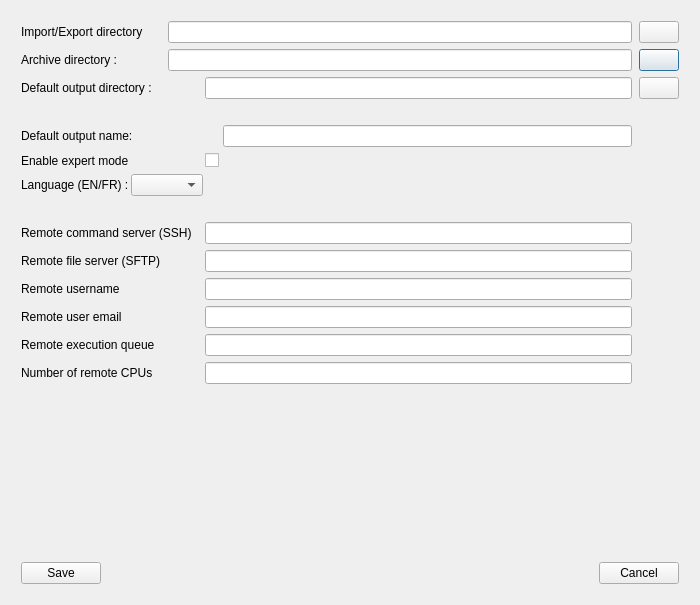
<?xml version="1.0" encoding="UTF-8"?>
<ui version="4.0">
 <class>PreferencesDialog</class>
 <widget class="QDialog" name="PreferencesDialog">
  <property name="geometry">
   <rect>
    <x>0</x>
    <y>0</y>
    <width>700</width>
    <height>605</height>
   </rect>
  </property>
  <property name="sizePolicy">
   <sizepolicy hsizetype="Fixed" vsizetype="Fixed">
    <horstretch>0</horstretch>
    <verstretch>0</verstretch>
   </sizepolicy>
  </property>
  <property name="windowTitle">
   <string>Configuration</string>
  </property>
  <property name="windowIcon">
   <iconset>
    <normaloff>:/png/ifremer-grand.png</normaloff>:/png/ifremer-grand.png</iconset>
  </property>
  <layout class="QVBoxLayout" name="verticalLayout_2">
   <item>
    <layout class="QVBoxLayout" name="verticalLayout">
     <property name="sizeConstraint">
      <enum>QLayout::SetDefaultConstraint</enum>
     </property>
     <property name="leftMargin">
      <number>10</number>
     </property>
     <property name="topMargin">
      <number>10</number>
     </property>
     <property name="rightMargin">
      <number>10</number>
     </property>
     <property name="bottomMargin">
      <number>10</number>
     </property>
     <item>
      <layout class="QGridLayout" name="gridLayout">
       <property name="horizontalSpacing">
        <number>2</number>
       </property>
       <item row="7" column="1">
        <spacer name="verticalSpacer_3">
         <property name="orientation">
          <enum>Qt::Vertical</enum>
         </property>
         <property name="sizeType">
          <enum>QSizePolicy::Fixed</enum>
         </property>
         <property name="sizeHint" stdset="0">
          <size>
           <width>20</width>
           <height>20</height>
          </size>
         </property>
        </spacer>
       </item>
       <item row="1" column="1" colspan="2">
        <widget class="QLabel" name="_LA_archivePath">
         <property name="text">
          <string>Archive directory :</string>
         </property>
        </widget>
       </item>
       <item row="3" column="1">
        <spacer name="verticalSpacer_2">
         <property name="orientation">
          <enum>Qt::Vertical</enum>
         </property>
         <property name="sizeType">
          <enum>QSizePolicy::Fixed</enum>
         </property>
         <property name="sizeHint" stdset="0">
          <size>
           <width>20</width>
           <height>20</height>
          </size>
         </property>
        </spacer>
       </item>
       <item row="6" column="2" colspan="2">
        <widget class="QComboBox" name="_CB_languageSelect">
         <property name="insertPolicy">
          <enum>QComboBox::InsertAtBottom</enum>
         </property>
        </widget>
       </item>
       <item row="11" column="4" colspan="3">
        <widget class="QLineEdit" name="_LE_remoteUsername"/>
       </item>
       <item row="9" column="1" colspan="3">
        <widget class="QLabel" name="_LA_remoteCommandServerAddress">
         <property name="text">
          <string>Remote command server (SSH)</string>
         </property>
        </widget>
       </item>
       <item row="4" column="1" colspan="5">
        <widget class="QLabel" name="_LA_DefaultMosaicPrefix">
         <property name="text">
          <string>Default output name:</string>
         </property>
        </widget>
       </item>
       <item row="13" column="1" colspan="3">
        <widget class="QLabel" name="_LA_remoteQueueName">
         <property name="text">
          <string>Remote execution queue</string>
         </property>
        </widget>
       </item>
       <item row="12" column="1" colspan="3">
        <widget class="QLabel" name="_LA_remoteUserEmail">
         <property name="text">
          <string>Remote user email</string>
         </property>
        </widget>
       </item>
       <item row="1" column="8">
        <widget class="QPushButton" name="_PB_archivePathSelect">
         <property name="text">
          <string/>
         </property>
         <property name="icon">
          <iconset>
           <normaloff>:/qss_icons/icons/Dossier.svg</normaloff>:/qss_icons/icons/Dossier.svg</iconset>
         </property>
         <property name="iconSize">
          <size>
           <width>24</width>
           <height>24</height>
          </size>
         </property>
        </widget>
       </item>
       <item row="5" column="1" colspan="3">
        <widget class="QLabel" name="_LA_enableProgrammingMode">
         <property name="text">
          <string>Enable expert mode</string>
         </property>
        </widget>
       </item>
       <item row="10" column="4" colspan="3">
        <widget class="QLineEdit" name="_LE_remoteFileServerAddress"/>
       </item>
       <item row="10" column="1" colspan="3">
        <widget class="QLabel" name="_LA_remoteFileServerAddress">
         <property name="text">
          <string>Remote file server (SFTP)</string>
         </property>
        </widget>
       </item>
       <item row="6" column="1">
        <widget class="QLabel" name="_LA_language">
         <property name="text">
          <string>Language (EN/FR) :</string>
         </property>
        </widget>
       </item>
       <item row="2" column="4" colspan="3">
        <widget class="QLineEdit" name="_LE_defaultResultPath"/>
       </item>
       <item row="4" column="6">
        <widget class="QLineEdit" name="_LE_defaultMosaicPrefix"/>
       </item>
       <item row="14" column="1" colspan="3">
        <widget class="QLabel" name="_LA_remoteNbOfCpus">
         <property name="text">
          <string>Number of remote CPUs</string>
         </property>
        </widget>
       </item>
       <item row="0" column="7">
        <spacer name="horizontalSpacer_2">
         <property name="orientation">
          <enum>Qt::Horizontal</enum>
         </property>
         <property name="sizeType">
          <enum>QSizePolicy::Fixed</enum>
         </property>
         <property name="sizeHint" stdset="0">
          <size>
           <width>5</width>
           <height>20</height>
          </size>
         </property>
        </spacer>
       </item>
       <item row="9" column="4" colspan="3">
        <widget class="QLineEdit" name="_LE_remoteCommandServerAddress"/>
       </item>
       <item row="5" column="4">
        <widget class="QCheckBox" name="_CK_enableProgrammingMode">
         <property name="text">
          <string/>
         </property>
        </widget>
       </item>
       <item row="12" column="4" colspan="3">
        <widget class="QLineEdit" name="_LE_remoteUserEmail"/>
       </item>
       <item row="0" column="8">
        <widget class="QPushButton" name="_PB_importExportPathSelect">
         <property name="text">
          <string/>
         </property>
         <property name="icon">
          <iconset>
           <normaloff>:/qss_icons/icons/Dossier.svg</normaloff>:/qss_icons/icons/Dossier.svg</iconset>
         </property>
         <property name="iconSize">
          <size>
           <width>24</width>
           <height>24</height>
          </size>
         </property>
        </widget>
       </item>
       <item row="2" column="1" colspan="3">
        <widget class="QLabel" name="_LA_defaultResultPath">
         <property name="text">
          <string>Default output directory :</string>
         </property>
        </widget>
       </item>
       <item row="1" column="3" colspan="4">
        <widget class="QLineEdit" name="_LE_archivePath"/>
       </item>
       <item row="0" column="1" colspan="2">
        <widget class="QLabel" name="_LA_importExport">
         <property name="text">
          <string>Import/Export directory</string>
         </property>
        </widget>
       </item>
       <item row="13" column="4" colspan="3">
        <widget class="QLineEdit" name="_LE_remoteQueueName"/>
       </item>
       <item row="14" column="4" colspan="3">
        <widget class="QLineEdit" name="_LE_remoteNbOfCpus"/>
       </item>
       <item row="0" column="3" colspan="4">
        <widget class="QLineEdit" name="_LE_importExportPath"/>
       </item>
       <item row="2" column="8">
        <widget class="QPushButton" name="_PB_defaultResultPathSelect">
         <property name="text">
          <string/>
         </property>
         <property name="icon">
          <iconset>
           <normaloff>:/qss_icons/icons/Dossier.svg</normaloff>:/qss_icons/icons/Dossier.svg</iconset>
         </property>
         <property name="iconSize">
          <size>
           <width>24</width>
           <height>24</height>
          </size>
         </property>
        </widget>
       </item>
       <item row="11" column="1" colspan="3">
        <widget class="QLabel" name="_LA_remoteUsername">
         <property name="text">
          <string>Remote username</string>
         </property>
        </widget>
       </item>
      </layout>
     </item>
     <item>
      <spacer name="verticalSpacer">
       <property name="orientation">
        <enum>Qt::Vertical</enum>
       </property>
       <property name="sizeType">
        <enum>QSizePolicy::MinimumExpanding</enum>
       </property>
       <property name="sizeHint" stdset="0">
        <size>
         <width>20</width>
         <height>20</height>
        </size>
       </property>
      </spacer>
     </item>
     <item>
      <layout class="QHBoxLayout" name="horizontalLayout">
       <item>
        <widget class="QPushButton" name="_PB_save">
         <property name="text">
          <string>Save</string>
         </property>
        </widget>
       </item>
       <item>
        <spacer name="horizontalSpacer">
         <property name="orientation">
          <enum>Qt::Horizontal</enum>
         </property>
         <property name="sizeHint" stdset="0">
          <size>
           <width>40</width>
           <height>20</height>
          </size>
         </property>
        </spacer>
       </item>
       <item>
        <widget class="QPushButton" name="_PB_cancel">
         <property name="text">
          <string>Cancel</string>
         </property>
        </widget>
       </item>
      </layout>
     </item>
    </layout>
   </item>
  </layout>
 </widget>
 <resources>
  <include location="icons.qrc"/>
  <include location="resources/resources.qrc"/>
 </resources>
 <connections/>
</ui>
